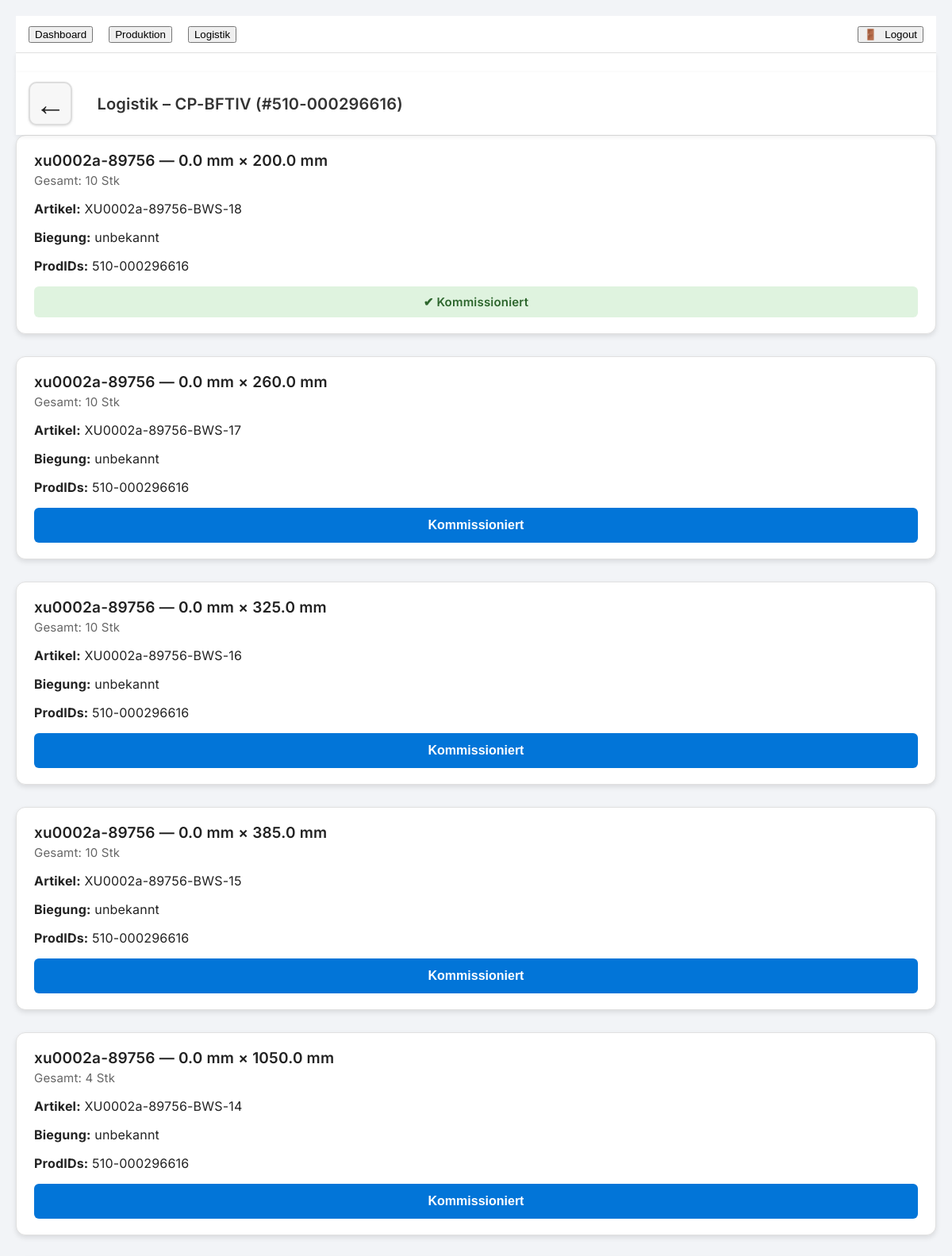
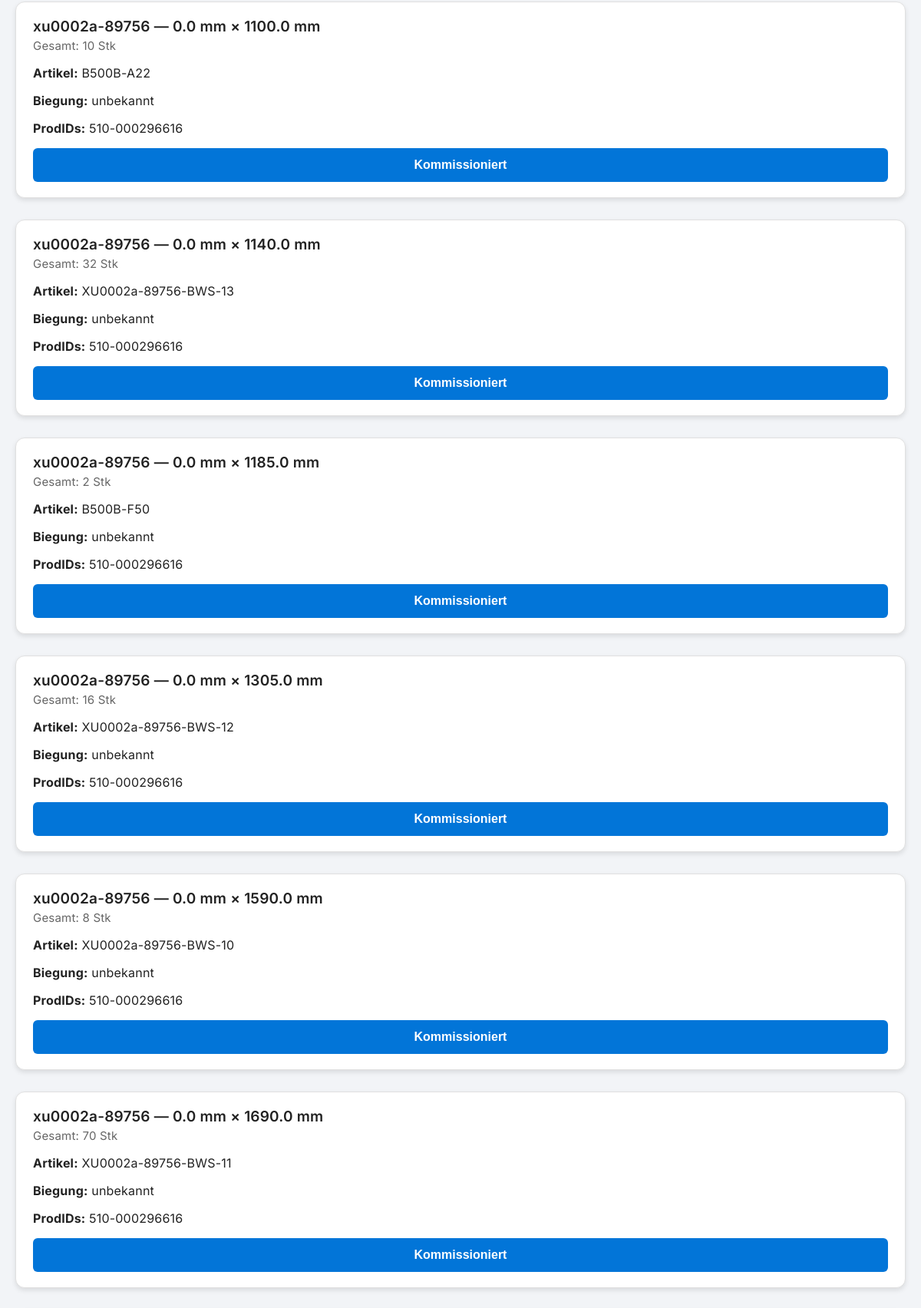
/logistik/CP-BFTIV/510-000296616?start_bft=2026-02-25 (upper part), run on the app's committed database (2 pictures, top to bottom).
### backend/database.py (models this page shows)
class Item(Base):
    __tablename__ = "items"
    id = Column(Integer, primary_key=True, index=True)
    merge_key = Column(String, index=True)
    kuerzel = Column(String, index=True)
    prod_id = Column(String, index=True)   # ProdID gehört zum Auftrag
    artikel_nr = Column(String)
    artikel_clean = Column(String)
    durchmesser = Column(Float)
    laenge = Column(Float)
    biegung = Column(String)
    bedarfs_menge_pos = Column(Float)
    menge = Column(Float)
    beschaffung = Column(String)
    referenz = Column(String)
    start_bft = Column(String, index=True)
    start_bew = Column(String)
    fertig = Column(Boolean, default=False)
    ausgeliefert = Column(Boolean, default=False)
    kommissioniert = Column(Boolean, default=False)
    ziel_lagerort = Column(String, default="")
    ausgebucht = Column(Boolean, default=False)
    ausgebucht_am = Column(String, default="")

### backend/routes/logistik.py (the view)
@router.get("/logistik/{kuerzel}/{prod_id}")
def logistik_detail(request: Request, kuerzel: str, prod_id: str):
    df = load_df()
    ziellagerorte = load_ziellagerorte()
    start_bft_filter = request.query_params.get("start_bft")
    df_k = df[
        (df["kuerzel"] == kuerzel) &
        (df["prod_id"] == prod_id)
    ].copy()
    if start_bft_filter:
        df_k = df_k[df_k["start_bft"] == start_bft_filter]
    produktion_fertig = True
    prod_ladungstraeger = None
    df_groups = df_k[
        ~(
            (df_k["beschaffung"].astype(str).str.strip() == "Produktion") &
            (df_k["referenz"].astype(str).str.strip() == "Produktion")
        )
    ].copy()
    df_groups["durchmesser"] = pd.to_numeric(df_groups.get("durchmesser", 0), errors="coerce").fillna(0.0)
    df_groups["laenge"] = pd.to_numeric(df_groups.get("laenge", 0), errors="coerce").fillna(0.0)
    df_groups["biegung"] = df_groups.get("biegung", "").astype(str).replace({"nan": "unbekannt", "": "unbekannt"})
    df_groups["artikel_nr"] = df_groups.get("artikel_nr", "").astype(str).replace({"nan": "?", "": "?"})
    df_groups["artikel_clean"] = df_groups.get("artikel_clean", "").astype(str).replace({"nan": "?", "": "?"})
    df_groups["start_bft"] = df_groups.get("start_bft", "").astype(str)
    groups = []
    group_cols = ["kuerzel", "artikel_clean", "artikel_nr", "durchmesser", "laenge", "biegung", "start_bft"]
    for keys, df_art in df_groups.groupby(group_cols):
        (
            kuerzel_val,
            artikel_clean,
            artikel_nr,
            durchmesser,
            laenge,
            biegung,
            start_bft_val,
        ) = keys
        referenzen = df_art["referenz"].astype(str).str.strip().unique()
        bestellung = any(ref == "Bestellung" for ref in referenzen)
        kommissioniert = bool(df_art["kommissioniert"].all())
        ausgeliefert = bool(df_art["ausgeliefert"].all())
        am_lager = all(ref == "Am Lager" for ref in referenzen)
        fehlteil = bestellung
        groups.append({
            "artikel_clean": artikel_clean,
            "artikel_nr": artikel_nr,
            "durchmesser": float(durchmesser),
            "laenge": float(laenge),
            "biegung": biegung,
            "menge": int(df_art["bedarfs_menge_pos"].abs().sum()),
            "prod_ids": sorted(df_art["prod_id"].unique()),
            "row_keys": sorted(df_art["merge_key"].astype(str).unique()),
            "kommissioniert": kommissioniert,
            "ausgeliefert": ausgeliefert,
            "am_lager": am_lager,
            "fehlteil": fehlteil,
            "kritisch_fehlteil": False,
            "start_bft": start_bft_val,
        })
    groups = sorted(groups, key=lambda g: (g["durchmesser"], g["laenge"]))
    alle_relevant_kommissioniert = False
    alle_relevant_ausgeliefert = False
    log_ladungstraeger = None
    if groups:
        relevante = groups
        alle_relevant_kommissioniert = all(
            (g["kommissioniert"] or g["ausgeliefert"]) for g in relevante
        )
        alle_relevant_ausgeliefert = all(
            g["ausgeliefert"] for g in relevante
        )
        if alle_relevant_kommissioniert and not alle_relevant_ausgeliefert:
            menge_summe = sum(g["menge"] for g in relevante)
            all_row_keys = sorted({rk for g in relevante for rk in g["row_keys"]})
            all_prod_ids = sorted({pid for g in relevante for pid in g["prod_ids"]})
            log_ladungstraeger = {
                "menge": int(menge_summe),
                "row_keys": all_row_keys,
                "prod_ids": all_prod_ids
            }
    return request.app.state.templates.TemplateResponse(
        "logistik_detail.html",
        {
            "request": request,
            "kuerzel": kuerzel,
            "prod_id": prod_id,
            "groups": groups,
            "ziellagerorte": ziellagerorte,
            "produktion_fertig": produktion_fertig,
            "prod_ladungstraeger": prod_ladungstraeger,
            "log_ladungstraeger": log_ladungstraeger,
            "start_bft": start_bft_filter or "",
        }
    )

### frontend/templates/logistik_detail.html (shortened to what this page needs)
{% extends "base.html" %}
{% block content %}
{% set page_title = "Logistik – " ~ kuerzel ~ " (#" ~ prod_id ~ ")" %}
{% set back_url = "/logistik" %}
<nav class="app-nav">
    <div class="nav-left">
        <a href="{{ back_url }}" class="nav-back">←</a>
        <span class="nav-title">{{ page_title }}</span>
    </div>
</nav>
<div class="detail-container">
    {% for g in groups %}
    <div class="bundle {% if g.kritisch_fehlteil %}bundle-critical{% elif g.ausgeliefert %}bundle-fertig{% endif %}">
        <div class="bundle-header">
            <div class="bundle-title">
                {{ g.artikel_nr }} — {{ g.durchmesser }} mm × {{ g.laenge }} mm
            </div>
            <div class="bundle-subtitle">
                Gesamt: {{ g.menge }} Stk
            </div>
        </div>
        <div class="bundle-info">
            <p><strong>Artikel:</strong> {{ g.artikel_clean }}</p>
            <p><strong>Biegung:</strong> {{ g.biegung }}</p>
            <p><strong>ProdIDs:</strong> {{ g.prod_ids | join(", ") }}</p>
        </div>
        {% if g.kritisch_fehlteil %}
            <div class="bundle-actions">
                <button class="bundle-button bundle-button-red" disabled>
                    ❗ Kritisch – fehlt am Betoniertag
                </button>
                <form method="post"
                      action="/logistik/fehlteil_erledigt"
                      class="bundle-form"
                      data-scroll-preserve="true">
                    <input type="hidden" name="kuerzel" value="{{ kuerzel }}">
                    <input type="hidden" name="prod_id" value="{{ prod_id }}">
                    <input type="hidden" name="start_bft" value="{{ start_bft }}">
                    {% for rk in g.row_keys %}
                        <input type="hidden" name="row_keys" value="{{ rk }}">
                    {% endfor %}
                    <button type="submit" class="bundle-button bundle-button-grey">
                        Nicht gefunden
                    </button>
                </form>
            </div>
        {% elif g.ausgeliefert %}
            <div class="bundle-done-hint">✔ Bereits ausgeliefert</div>
        {% elif g.kommissioniert %}
            <div class="bundle-done-hint">✔ Kommissioniert</div>
        {% else %}
            <form method="post"
                  action="/logistik/kommissioniert"
                  class="bundle-form"
                  data-scroll-preserve="true">
                <button type="submit" class="bundle-button">
                    Kommissioniert
                </button>
            </form>
        {% endif %}
    </div>
    {% endfor %}
</div>
{% endblock %}

### frontend/static/css/style.css (style rules this page uses)
body { font-family: "Inter", "Segoe UI", Arial, sans-serif; background: #f2f4f7; margin: 0; padding: 20px; color: #222; letter-spacing: 0.2px; }
.app-nav { position: sticky; top: 0; background: #ffffff; padding: 12px 16px; box-shadow: 0 2px 6px rgba(0,0,0,0.08); z-index: 1000; display: flex; align-items: center; }
.nav-left { display: flex; align-items: center; gap: 12px; }
.nav-back { font-size: 2.4rem; font-weight: 700; text-decoration: none; color: #222; margin-right: 1.2rem; display: inline-flex; align-items: center; justify-content: center; width: 3.2rem; height: 3.2rem; border-radius: 10px; background: #f7f7f7; border: 2px solid #ddd; box-shadow: 0 1px 3px rgba(0,0,0,0.12); transition: all 0.2s ease; }
.nav-title { font-size: 20px; font-weight: 600; color: #333; }
.bundle-button { padding: 14px 18px; font-size: 17px; }
html, body { -webkit-overflow-scrolling: touch; }
.bundle { background: #ffffff; border-radius: 12px; padding: 20px 22px; margin-bottom: 28px; box-shadow: 0 3px 6px rgba(0,0,0,0.10); border: 1px solid #e0e0e0; transition: background 0.25s ease; }
.bundle-header { margin-bottom: 16px; }
.bundle-title { font-size: 19px; font-weight: 600; margin-bottom: 4px; }
.bundle-subtitle { font-size: 15px; color: #666; }
.bundle-form { margin-top: 12px; }
.bundle-button { background: #0275d8; color: white; border: none; padding: 12px 16px; border-radius: 6px; cursor: pointer; font-size: 16px; font-weight: 600; min-height: 44px; width: 100%; }
.bundle-done-hint { margin-top: 12px; padding: 10px 12px; background: #dff3df; border-radius: 6px; font-size: 15px; color: #2d662d; text-align: center; font-weight: 600; }

### data on the page
Item: artikel_nr "xu0002a-89756", durchmesser "0.0", laenge "200.0", menge "10", artikel_clean "XU0002a-89756-BWS-18", biegung "unbekannt", prod_ids "510-000296616", shows "✔ Kommissioniert"
Item: artikel_nr "xu0002a-89756" "xu0002a-89756" "xu0002a-89756" "xu0002a-89756" "xu0002a-89756" "xu0002a-89756" "xu0002a-89756" "xu0002a-89756" "xu0002a-89756", biegung "unbekannt" "unbekannt" "unbekannt" "unbekannt" "unbekannt" "unbekannt" "unbekannt" "unbekannt" "unbekannt", artikel_nr "xu0002a-89756", durchmesser "0.0", laenge "1100.0", menge "10", artikel_clean "B500B-A22", biegung "unbekannt", prod_ids "510-000296616"
Item: artikel_clean "XU0002a-89756-BWS-17"
Item: artikel_clean "XU0002a-89756-BWS-16"
Item: artikel_clean "XU0002a-89756-BWS-15"
Item: artikel_clean "XU0002a-89756-BWS-14"
Item: artikel_clean "XU0002a-89756-BWS-13"
Item: artikel_clean "B500B-F50"
Item: artikel_clean "XU0002a-89756-BWS-12"
Item: artikel_clean "XU0002a-89756-BWS-10"
Item: artikel_clean "XU0002a-89756-BWS-11"

### other printed values
{{ page_title }} "Logistik – CP-BFTIV (#510-000296616)"
{{ g.durchmesser }} "0.0" "0.0" "0.0" "0.0" "0.0" "0.0" "0.0" "0.0" "0.0"
{{ g.laenge }} "260.0" "325.0" "385.0" "1050.0" "1140.0" "1185.0" "1305.0" "1590.0" "1690.0"
{{ g.menge }} "10" "10" "10" "4" "32" "2" "16" "8" "70"
{{ g.prod_ids | join(", ") }} "510-000296616" "510-000296616" "510-000296616" "510-000296616" "510-000296616" "510-000296616" "510-000296616" "510-000296616" "510-000296616"
